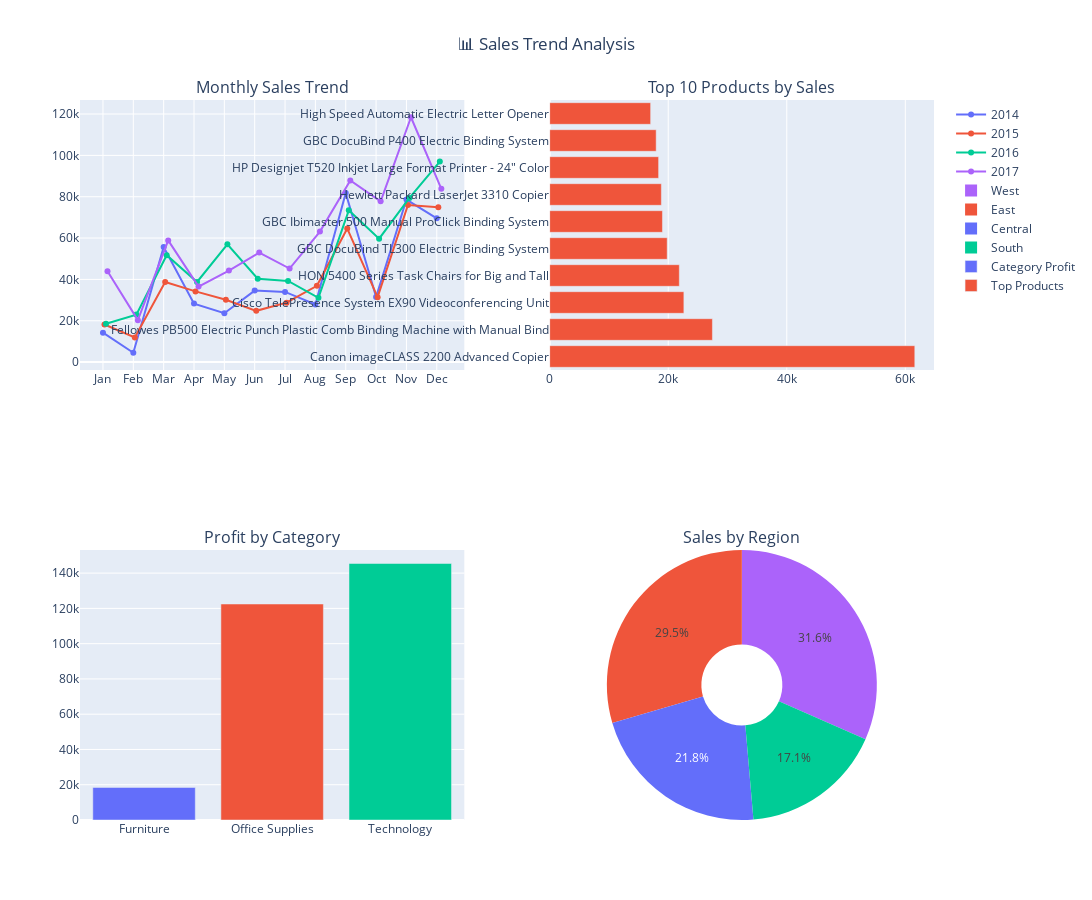

This figure's notebook cell:
### Markdown cell above
4️.Layout & Display

### Code cell
fig.update_layout(
    height=900,
    width=1100,
    title_text="📊 Sales Trend Analysis",
    showlegend=True,
    title_x=0.5
)

fig.show()

### Figure 1 — Plotly figure (JSON) as saved in the notebook; plotly's stock layout.template omitted (floating-point values rounded to 4 significant figures)
{"data": [{"line": {"color": "#636EFA"}, "mode": "lines+markers", "name": "2014", "type": "scatter", "x": [1, 2, 3, 4, 5, 6, 7, 8, 9, 10, 11, 12], "xaxis": "x", "y": [14240.0, 4520.0, 55690.0, 28300.0, 23650.0, 34600.0, 33950.0, 27910.0, 81780.0, 31450.0, 78630.0, 69550.0], "yaxis": "y"}, {"line": {"color": "#EF553B"}, "mode": "lines+markers", "name": "2015", "type": "scatter", "x": [1.05, 2.05, 3.05, 4.05, 5.05, 6.05, 7.05, 8.05, 9.05, 10.05, 11.05, 12.05], "xaxis": "x", "y": [18170.0, 11950.0, 38730.0, 34200.0, 30130.0, 24800.0, 28770.0, 36900.0, 64600.0, 31400.0, 75970.0, 74920.0], "yaxis": "y"}, {"line": {"color": "#00CC96"}, "mode": "lines+markers", "name": "2016", "type": "scatter", "x": [1.1, 2.1, 3.1, 4.1, 5.1, 6.1, 7.1, 8.1, 9.1, 10.1, 11.1, 12.1], "xaxis": "x", "y": [18540.0, 22980.0, 51720.0, 38750.0, 56990.0, 40340.0, 39260.0, 31120.0, 73410.0, 59690.0, 79410.0, 97000.0], "yaxis": "y"}, {"line": {"color": "#AB63FA"}, "mode": "lines+markers", "name": "2017", "type": "scatter", "x": [1.15, 2.15, 3.15, 4.15, 5.15, 6.15, 7.15, 8.15, 9.15, 10.15, 11.15, 12.15], "xaxis": "x", "y": [43970.0, 20300.0, 58870.0, 36520.0, 44260.0, 52980.0, 45260.0, 63120.0, 87870.0, 77780.0, 118400.0, 83830.0], "yaxis": "y"}, {"domain": {"x": [0.55, 1], "y": [0, 0.375]}, "hole": 0.3, "labels": ["Central", "East", "South", "West"], "marker": {"colors": ["#636EFA", "#EF553B", "#00CC96", "#AB63FA"]}, "type": "pie", "values": [501200.0, 678800.0, 391700.0, 725500.0]}, {"marker": {"color": ["#636EFA", "#EF553B", "#00CC96"]}, "name": "Category Profit", "type": "bar", "x": ["Furniture", "Office Supplies", "Technology"], "xaxis": "x3", "y": [18450.0, 122500.0, 145500.0], "yaxis": "y3"}, {"marker": {"color": "#EF553B"}, "name": "Top Products", "orientation": "h", "type": "bar", "x": [61600.0, 27450.0, 22640.0, 21870.0, 19820.0, 19020.0, 18840.0, 18370.0, 17970.0, 17030.0], "xaxis": "x2", "y": ["Canon imageCLASS 2200 Advanced Copier", "Fellowes PB500 Electric Punch Plastic Comb Binding Machine with Manual Bind", "Cisco TelePresence System EX90 Videoconferencing Unit", "HON 5400 Series Task Chairs for Big and Tall", "GBC DocuBind TL300 Electric Binding System", "GBC Ibimaster 500 Manual ProClick Binding System", "Hewlett Packard LaserJet 3310 Copier", "HP Designjet T520 Inkjet Large Format Printer - 24\" Color", "GBC DocuBind P400 Electric Binding System", "High Speed Automatic Electric Letter Opener"], "yaxis": "y2"}], "layout": {"annotations": [{"font": {"size": 16}, "showarrow": false, "text": "Monthly Sales Trend", "x": 0.225, "xanchor": "center", "xref": "paper", "y": 1, "yanchor": "bottom", "yref": "paper"}, {"font": {"size": 16}, "showarrow": false, "text": "Top 10 Products by Sales", "x": 0.775, "xanchor": "center", "xref": "paper", "y": 1, "yanchor": "bottom", "yref": "paper"}, {"font": {"size": 16}, "showarrow": false, "text": "Profit by Category", "x": 0.225, "xanchor": "center", "xref": "paper", "y": 0.375, "yanchor": "bottom", "yref": "paper"}, {"font": {"size": 16}, "showarrow": false, "text": "Sales by Region", "x": 0.775, "xanchor": "center", "xref": "paper", "y": 0.375, "yanchor": "bottom", "yref": "paper"}], "height": 900, "showlegend": true, "title": {"text": "📊 Sales Trend Analysis", "x": 0.5}, "width": 1100, "xaxis": {"anchor": "y", "autorange": true, "domain": [0, 0.45], "range": [0.2434, 12.91], "tickmode": "array", "ticktext": ["Jan", "Feb", "Mar", "Apr", "May", "Jun", "Jul", "Aug", "Sep", "Oct", "Nov", "Dec"], "tickvals": [1, 2, 3, 4, 5, 6, 7, 8, 9, 10, 11, 12], "type": "linear"}, "xaxis2": {"anchor": "y2", "autorange": true, "domain": [0.55, 1], "range": [0, 64840.0], "type": "linear"}, "xaxis3": {"anchor": "y3", "autorange": true, "domain": [0, 0.45], "range": [-0.5, 2.5], "type": "category"}, "yaxis": {"anchor": "x", "autorange": true, "domain": [0.625, 1], "range": [-3825.0, 126800.0], "type": "linear"}, "yaxis2": {"anchor": "x2", "autorange": true, "domain": [0.625, 1], "range": [-0.5, 9.5], "type": "category"}, "yaxis3": {"anchor": "x3", "autorange": true, "domain": [0, 0.375], "range": [0, 153100.0], "type": "linear"}}}
